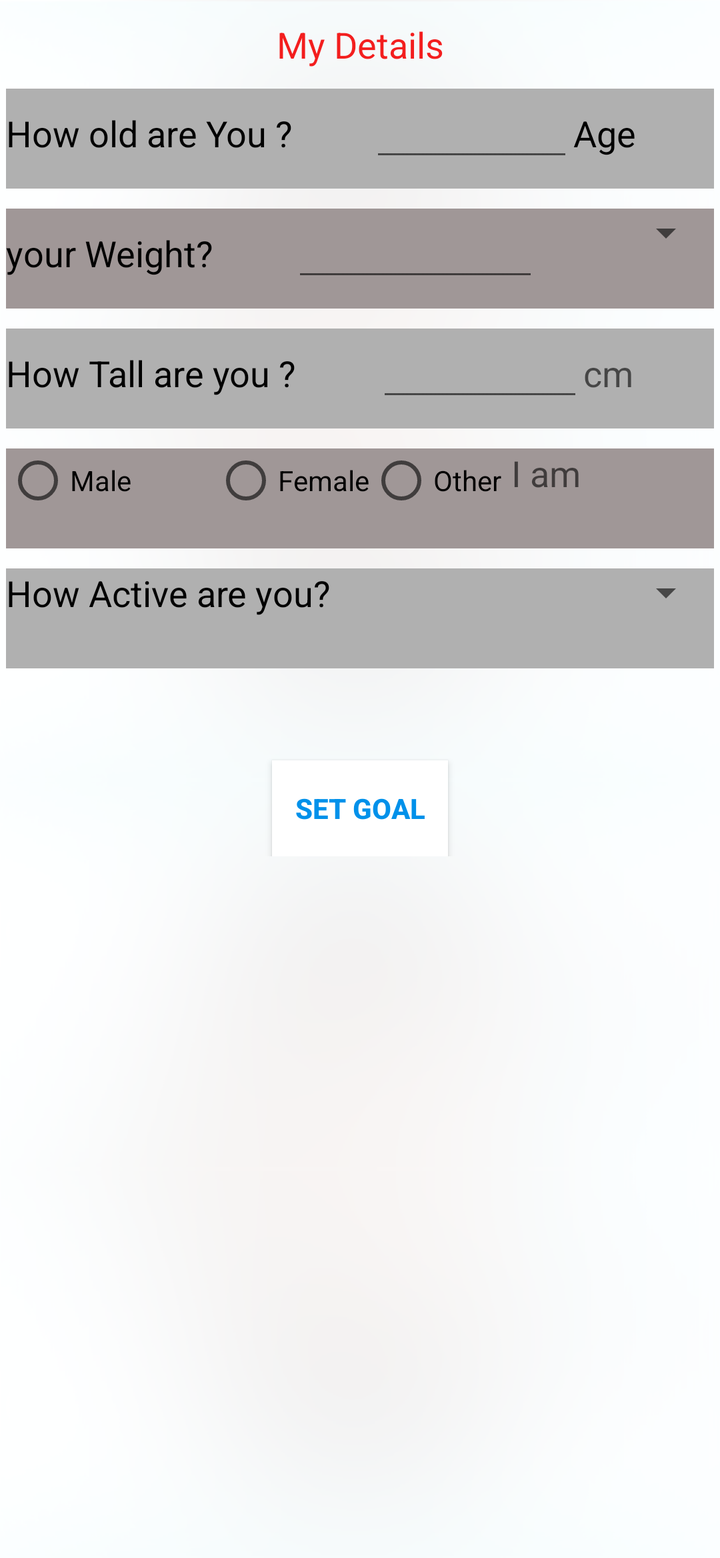
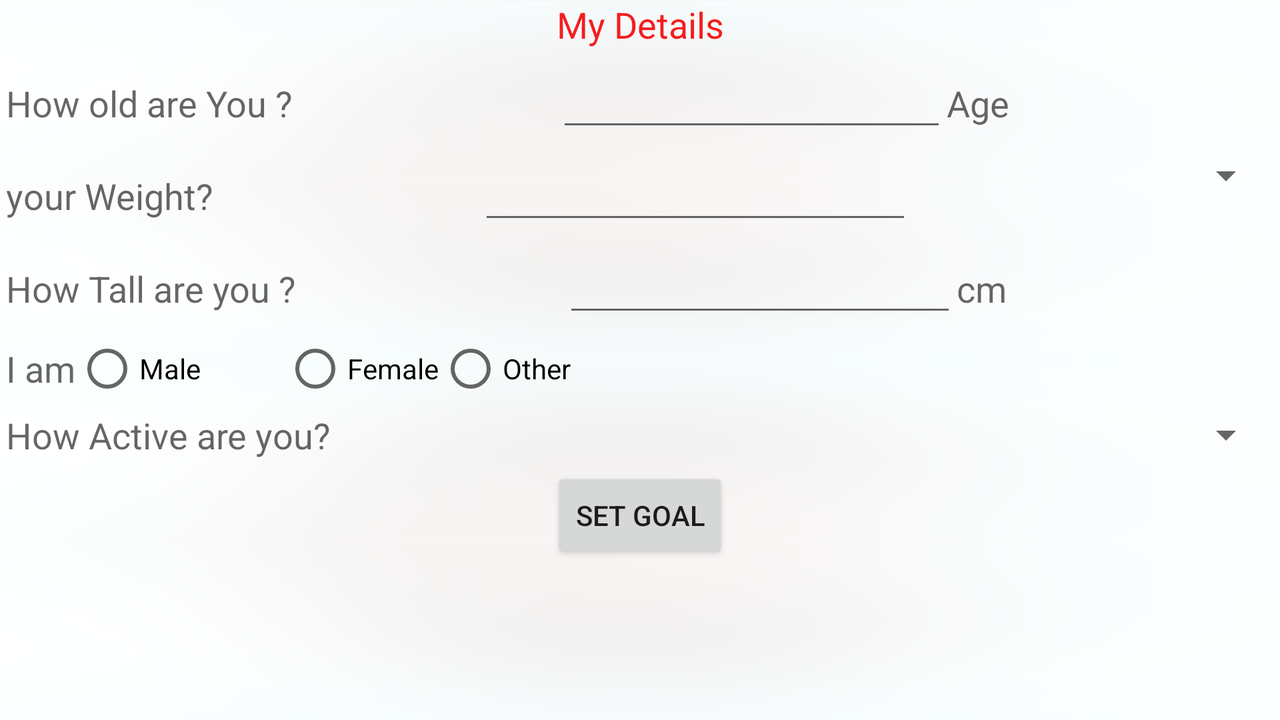

One screen, two layout resources from the same app: the default and the repository's alternative for another configuration. Each is rendered where Android would select it; the XML of both is given below.
<!-- AndroidManifest.xml: application theme AppTheme -->
<!-- res/layout/activity_set_preferences.xml -->
<ScrollView xmlns:android="http://schemas.android.com/apk/res/android"
    xmlns:tools="http://schemas.android.com/tools"
    android:layout_width="match_parent"
    android:layout_height="match_parent"
    android:background="@drawable/main_screen_back"
    tools:context="com.Spry.nutritionix.SetPreferences" >
<include
    layout="@layout/set_preference"
    android:layout_width="fill_parent"
    android:layout_height="match_parent"/>
   </ScrollView>
<!-- res/layout/set_preference.xml (included above) -->
<?xml version="1.0" encoding="utf-8"?>
<TableLayout
    android:id="@+id/user_layout"
    xmlns:card_view="http://schemas.android.com/apk/res-auto"
    android:layout_width="match_parent"
    android:layout_height="wrap_content"
    card_view:cardCornerRadius="15dp"
    card_view:cardBackgroundColor="#fff"
    xmlns:android="http://schemas.android.com/apk/res/android"
    card_view:cardElevation="10dp"
    android:layout_marginTop="10dp"
    android:layout_marginLeft="5dp"
    android:layout_marginRight="5dp">
<LinearLayout
    android:layout_width="match_parent"
    android:layout_height="match_parent"
    android:orientation="vertical"
    >

    <LinearLayout
        android:id="@+id/linearLayout1"
        android:layout_width="match_parent"
        android:layout_height="wrap_content"
        android:layout_alignParentTop="true"
        android:orientation="horizontal">

        <TextView
            android:layout_width="0dp"
            android:layout_height="wrap_content"
            android:layout_weight="1"
            android:layout_marginTop="@dimen/dp10"
            android:gravity="center"
            android:text="@string/my_details"
            android:textAppearance="?android:attr/textAppearanceMedium"
            android:textColor="@color/LIGHTRED" />
    </LinearLayout>

    <TableRow
        android:id="@+id/agelayout"
        android:layout_width="match_parent"
        android:layout_height="50dp"
        android:layout_below="@+id/linearLayout1"
        android:layout_marginLeft="3dp"
        android:layout_marginRight="3dp"
        android:layout_marginTop="10dp"
        android:background="#b0b0b0">

        <TextView
            android:textColor="#000000"
            android:id="@+id/textView1"
            android:layout_width="wrap_content"
            android:layout_height="wrap_content"
            android:layout_weight="1"
            android:gravity="left"
            android:text="@string/HOAU"
            android:textAppearance="?android:attr/textAppearanceMedium" />

        <EditText
            android:id="@+id/edtage"
            android:layout_width="wrap_content"
            android:layout_height="wrap_content"
            android:layout_weight="1"
            android:ems="3"
            android:inputType="numberSigned">

            <requestFocus />
        </EditText>

        <TextView
            android:textColor="#000000"
            android:id="@+id/tvage"
            android:layout_width="wrap_content"
            android:layout_height="wrap_content"
            android:layout_weight="1"
            android:text="@string/age"
            android:textAppearance="?android:attr/textAppearanceMedium" />
    </TableRow>

    <TableRow
        android:id="@+id/weightlayout"
        android:layout_width="match_parent"
        android:layout_height="50dp"
        android:layout_below="@+id/agelayout"
        android:layout_marginLeft="3dp"
        android:layout_marginRight="3dp"
        android:layout_marginTop="10dp"
        android:background="#a09797">

        <TextView
            android:textColor="#000000"
            android:id="@+id/calorierequired2"
            android:layout_width="wrap_content"
            android:layout_height="wrap_content"
            android:layout_weight="1"
            android:gravity="left"
            android:text="@string/WIYA"
            android:textAppearance="?android:attr/textAppearanceMedium" />

        <EditText
            android:id="@+id/edtWeight"
            android:layout_width="wrap_content"
            android:layout_height="wrap_content"
            android:layout_weight="1"
            android:ems="4"
            android:inputType="numberSigned">


        </EditText>

        <Spinner
            android:id="@+id/SPI_Test"
            android:layout_width="wrap_content"
            android:layout_height="wrap_content"
            android:layout_weight="1" />
    </TableRow>


    <TableRow
        android:id="@+id/heightlayout"
        android:layout_width="match_parent"
        android:layout_height="50dp"
        android:layout_below="@+id/weightlayout"
        android:layout_marginLeft="3dp"
        android:layout_marginRight="3dp"
        android:layout_marginTop="10dp"

        android:background="#b0b0b0">

        <TextView
            android:textColor="#000000"
            android:id="@+id/carbsrequval2"
            android:layout_width="wrap_content"
            android:layout_height="wrap_content"
            android:layout_weight="1"
            android:gravity="left"
            android:text="@string/HTAY"
            android:textAppearance="?android:attr/textAppearanceMedium" />

        <EditText
            android:id="@+id/edtheight"
            android:layout_width="wrap_content"
            android:layout_height="wrap_content"
            android:layout_weight="1"
            android:ems="3"
            android:inputType="numberSigned">


        </EditText>

        <TextView
            android:id="@+id/tvcm"
            android:layout_width="wrap_content"
            android:layout_height="wrap_content"
            android:layout_weight="1"
            android:text="@string/cm"
            android:textAppearance="?android:attr/textAppearanceMedium" />
    </TableRow>

    <TableRow
        android:id="@+id/relGender"
        android:layout_width="match_parent"
        android:layout_height="50dp"
        android:layout_below="@+id/heightlayout"
        android:layout_marginLeft="3dp"
        android:layout_marginRight="3dp"
        android:layout_marginTop="10dp"
        android:background="#a09797">


        <RadioGroup
            android:id="@+id/radioGender"
            android:layout_width="wrap_content"
            android:layout_height="wrap_content"
            android:layout_centerInParent="true"
            android:layout_marginRight="5dp"
            android:layout_toRightOf="@+id/textView6"
            android:orientation="horizontal">


            <RadioButton
                android:id="@+id/rdbtnmal"
                android:layout_width="104dp"
                android:layout_height="wrap_content"
                android:text="@string/male" />

            <RadioButton
                android:id="@+id/rdbtnfemale"
                android:layout_width="wrap_content"
                android:layout_height="wrap_content"
                android:text="@string/female" />


            <RadioButton
                android:id="@+id/rdbtnother"
                android:layout_width="wrap_content"
                android:layout_height="wrap_content"
                android:text="@string/other" />
        </RadioGroup>

        <TextView
            android:id="@+id/textView6"
            android:layout_width="wrap_content"
            android:layout_height="wrap_content"
            android:layout_alignParentLeft="true"
            android:layout_centerVertical="true"
            android:text="@string/iam"
            android:textAppearance="?android:attr/textAppearanceMedium" />
    </TableRow>

    <TableRow
        android:id="@+id/activitylayout"
        android:layout_width="match_parent"
        android:layout_height="50dp"
        android:layout_below="@+id/relGender"
        android:layout_marginLeft="3dp"
        android:layout_marginRight="3dp"
        android:layout_marginTop="10dp"

        android:background="#b0b0b0">

        <TextView
            android:textColor="#000000"
            android:id="@+id/textView1001"
            android:layout_width="wrap_content"
            android:layout_height="wrap_content"
            android:layout_weight="1"
            android:gravity="left"
            android:text="@string/HAAU"
            android:textAppearance="?android:attr/textAppearanceMedium" />

        <Spinner
            android:id="@+id/Activityset"
            android:layout_width="wrap_content"
            android:layout_height="wrap_content"
            android:layout_weight="1"

            />

    </TableRow>

    <Button
        android:id="@+id/btnsetview"
        android:layout_width="wrap_content"
        android:layout_height="wrap_content"
        android:layout_below="@+id/activitylayout"
        android:layout_centerHorizontal="true"
        android:layout_gravity="center_horizontal"
        android:layout_marginTop="46dp"
        android:background="@color/White"
        android:text="@string/WSETDP"
        android:textColor="@color/LIGHTSKYBLUE"
        android:textStyle="bold" />


</LinearLayout>
    </TableLayout>
<!-- resources referenced by this layout -->
<resources>
  <color name="LIGHTRED">#f31e1e</color>
  <color name="LIGHTSKYBLUE">#0091EA</color>
  <color name="White">#ffffff</color>
  <dimen name="dp10">10dp</dimen>
  <!-- drawable main_screen_back (drawable) -->
  <?xml version="1.0" encoding="utf-8"?>
  <layer-list xmlns:android="http://schemas.android.com/apk/res/android"
      >
  
      <item>
          <shape android:shape="rectangle">
  
              <solid android:color="#ffffff"/>
  
          </shape>
      </item>
      <item >
          <bitmap android:src="@drawable/main_screen"/>
      </item>
  </layer-list>
  <string name="HAAU">How Active are you?</string>
  <string name="HOAU">How old are You ?</string>
  <string name="HTAY">How Tall are you ?</string>
  <string name="WIYA"> your Weight?</string>
  <string name="WSETDP">Set Goal</string>
  <string name="age">Age</string>
  <string name="cm">cm</string>
  <string name="female">Female</string>
  <string name="iam">I am</string>
  <string name="male">Male</string>
  <string name="my_details">My Details</string>
  <string name="other">Other</string>
  <style name="AppTheme" parent="Theme.AppCompat.Light.NoActionBar">
          
          <item name="colorPrimary">@color/colorPrimary</item>
          <item name="colorPrimaryDark">@color/colorPrimaryDark</item>
          <item name="colorAccent">@color/colorAccent</item>
      </style>
  <!-- drawable main_screen: png bitmap (drawable-hdpi, 422141 bytes) -->
  <color name="colorPrimary">#594691</color>
  <color name="colorPrimaryDark">#3e2d70</color>
  <color name="colorAccent">#594691</color>
</resources>
<!-- res/layout-land/activity_set_preferences.xml (the repository's variant of the layout above) -->
<!-- drawn on the phone turned sideways -->
<RelativeLayout xmlns:android="http://schemas.android.com/apk/res/android"
    xmlns:tools="http://schemas.android.com/tools"
    android:layout_width="match_parent"
    android:layout_height="match_parent"
    android:background="@drawable/main_screen_back"
    tools:context="com.Spry.nutritionix.SetPreferences" >

    <LinearLayout
        android:id="@+id/linearLayout1"
        android:layout_width="match_parent"
        android:layout_height="wrap_content"
        android:layout_alignParentTop="true"
        android:orientation="horizontal" >

        <TextView
            android:layout_width="0dp"
            android:layout_height="wrap_content"
            android:layout_weight="1"
            android:gravity="center"
            android:text="@string/my_details"
            android:textAppearance="?android:attr/textAppearanceMedium"
            android:textColor="@color/LIGHTRED" />
    </LinearLayout>

    <LinearLayout
        android:id="@+id/agelayout"
        android:layout_width="match_parent"
        android:layout_height="wrap_content"
        android:layout_below="@+id/linearLayout1"
        android:layout_marginLeft="3dp"
        android:layout_marginRight="3dp"
        android:layout_marginTop="5dp"
        android:background="@drawable/back_preferences_set" >

        <TextView
            android:id="@+id/textView1"
            android:layout_width="wrap_content"
            android:layout_height="wrap_content"
            android:layout_weight="1"
            android:gravity="left"
            android:text="@string/HOAU"
            android:textAppearance="?android:attr/textAppearanceMedium" />

        <EditText
            android:id="@+id/edtage"
            android:layout_width="wrap_content"
            android:layout_height="wrap_content"
            android:layout_weight="1"
            android:ems="3"
            android:inputType="numberSigned">

            <requestFocus />
        </EditText>
        <TextView
            android:id="@+id/tvage"
            android:layout_width="wrap_content"
            android:layout_height="wrap_content"
            android:text="@string/age"
            android:layout_weight="1"
            android:textAppearance="?android:attr/textAppearanceMedium" />
    </LinearLayout>
    <LinearLayout
        android:id="@+id/weightlayout"
        android:layout_width="match_parent"
        android:layout_height="wrap_content"
        android:layout_marginTop="5dp"
        android:layout_marginLeft="3dp"
        android:layout_marginRight="3dp"
        android:background="@drawable/back_preferences_set"

        android:layout_below="@+id/agelayout"
        >
        <TextView
            android:id="@+id/calorierequired2"
            android:layout_width="wrap_content"
            android:layout_height="wrap_content"
            android:gravity="left"
            android:layout_weight="1"
            android:text="@string/WIYA"
            android:textAppearance="?android:attr/textAppearanceMedium" />

        <EditText
            android:id="@+id/edtWeight"
            android:layout_width="wrap_content"
            android:layout_height="wrap_content"
            android:layout_weight="1"
            android:ems="4"
            android:inputType="numberSigned">


        </EditText>
        <Spinner
            android:id="@+id/SPI_Test"
            android:layout_width="wrap_content"
            android:layout_height="wrap_content"
            android:layout_weight="1"
            />
    </LinearLayout>



    <LinearLayout
        android:id="@+id/heightlayout"
        android:layout_width="match_parent"
        android:layout_height="wrap_content"
        android:layout_marginTop="5dp"
        android:layout_marginLeft="3dp"
        android:layout_marginRight="3dp"
        android:background="@drawable/back_preferences_set"

        android:layout_below="@+id/weightlayout"
        >
        <TextView
            android:id="@+id/carbsrequval2"
            android:layout_width="wrap_content"
            android:layout_height="wrap_content"
            android:gravity="left"
            android:layout_weight="1"
            android:text="@string/HTAY"
            android:textAppearance="?android:attr/textAppearanceMedium" />

        <EditText
            android:id="@+id/edtheight"
            android:layout_width="wrap_content"
            android:layout_height="wrap_content"
            android:layout_weight="1"
            android:ems="3"
            android:inputType="numberSigned">


        </EditText>
        <TextView
            android:id="@+id/tvcm"
            android:layout_width="wrap_content"
            android:layout_height="wrap_content"
            android:text="@string/cm"
            android:layout_weight="1"
            android:textAppearance="?android:attr/textAppearanceMedium" />
    </LinearLayout>
    <RelativeLayout
        android:layout_width="match_parent"
        android:layout_height="wrap_content"
        android:layout_below="@+id/heightlayout"
        android:layout_marginTop="5dp"
        android:layout_marginLeft="3dp"
        android:layout_marginRight="3dp"
        android:background="@drawable/back_preferences_set"

        android:id="@+id/relGender"
        >



        <RadioGroup
            android:id="@+id/radioGender"
            android:layout_width="wrap_content"
            android:layout_height="wrap_content"
            android:layout_toRightOf="@+id/textView6"
            android:layout_centerInParent="true"
            android:layout_marginRight="5dp"
            android:orientation="horizontal" >


            <RadioButton
                android:id="@+id/rdbtnmal"
                android:layout_width="104dp"
                android:layout_height="wrap_content"
                android:onClick="findGender"


                android:text="@string/male" />
            <RadioButton
                android:id="@+id/rdbtnfemale"
                android:layout_width="wrap_content"
                android:onClick="findGender"
                android:layout_height="wrap_content"
                android:text="@string/female" />



            <RadioButton
                android:id="@+id/rdbtnother"
                android:layout_width="wrap_content"
                android:layout_height="wrap_content"
                android:onClick="findGender"
                android:text="@string/other" />
        </RadioGroup>

        <TextView
            android:id="@+id/textView6"
            android:layout_width="wrap_content"
            android:layout_height="wrap_content"
            android:layout_alignParentLeft="true"
            android:layout_centerVertical="true"
            android:text="@string/iam"
            android:textAppearance="?android:attr/textAppearanceMedium" />
    </RelativeLayout>

    <LinearLayout
        android:id="@+id/activitylayout"
        android:layout_width="match_parent"
        android:layout_height="wrap_content"
        android:layout_marginTop="5dp"
        android:layout_marginLeft="3dp"
        android:layout_marginRight="3dp"
        android:background="@drawable/back_preferences_set"

        android:layout_below="@+id/relGender"
        >
        <TextView
            android:id="@+id/textView10012"
            android:layout_width="wrap_content"
            android:layout_height="wrap_content"
            android:gravity="left"
            android:layout_weight="1"
            android:text="@string/HAAU"
            android:textAppearance="?android:attr/textAppearanceMedium" />

        <Spinner

            android:id="@+id/Activityset"
            android:layout_width="wrap_content"
            android:layout_height="wrap_content"
            android:layout_weight="1"

            />

    </LinearLayout>

    <Button
        android:id="@+id/btnsetview"
        android:layout_width="wrap_content"
        android:layout_height="wrap_content"
        android:layout_below="@+id/activitylayout"
        android:layout_centerHorizontal="true"
        android:layout_marginTop="4dp"
        android:text="@string/WSETDP" />

</RelativeLayout>
<!-- resources referenced by the variant -->
<!-- as the phone turned sideways resolves them -->
<resources>
  <color name="LIGHTRED">#f31e1e</color>
  <!-- drawable main_screen_back (drawable) -->
  <?xml version="1.0" encoding="utf-8"?>
  <layer-list xmlns:android="http://schemas.android.com/apk/res/android"
      >
  
      <item>
          <shape android:shape="rectangle">
  
              <solid android:color="#ffffff"/>
  
          </shape>
      </item>
      <item >
          <bitmap android:src="@drawable/main_screen"/>
      </item>
  </layer-list>
  <string name="HAAU">How Active are you?</string>
  <string name="HOAU">How old are You ?</string>
  <string name="HTAY">How Tall are you ?</string>
  <string name="WIYA"> your Weight?</string>
  <string name="WSETDP">Set Goal</string>
  <string name="age">Age</string>
  <string name="cm">cm</string>
  <string name="female">Female</string>
  <string name="iam">I am</string>
  <string name="male">Male</string>
  <string name="my_details">My Details</string>
  <string name="other">Other</string>
  <style name="AppTheme" parent="Theme.AppCompat.Light.NoActionBar">
          
          <item name="colorPrimary">@color/colorPrimary</item>
          <item name="colorPrimaryDark">@color/colorPrimaryDark</item>
          <item name="colorAccent">@color/colorAccent</item>
      </style>
  <!-- drawable main_screen: png bitmap (drawable-hdpi, 422141 bytes) -->
  <color name="colorPrimary">#594691</color>
  <color name="colorPrimaryDark">#3e2d70</color>
  <color name="colorAccent">#594691</color>
</resources>
